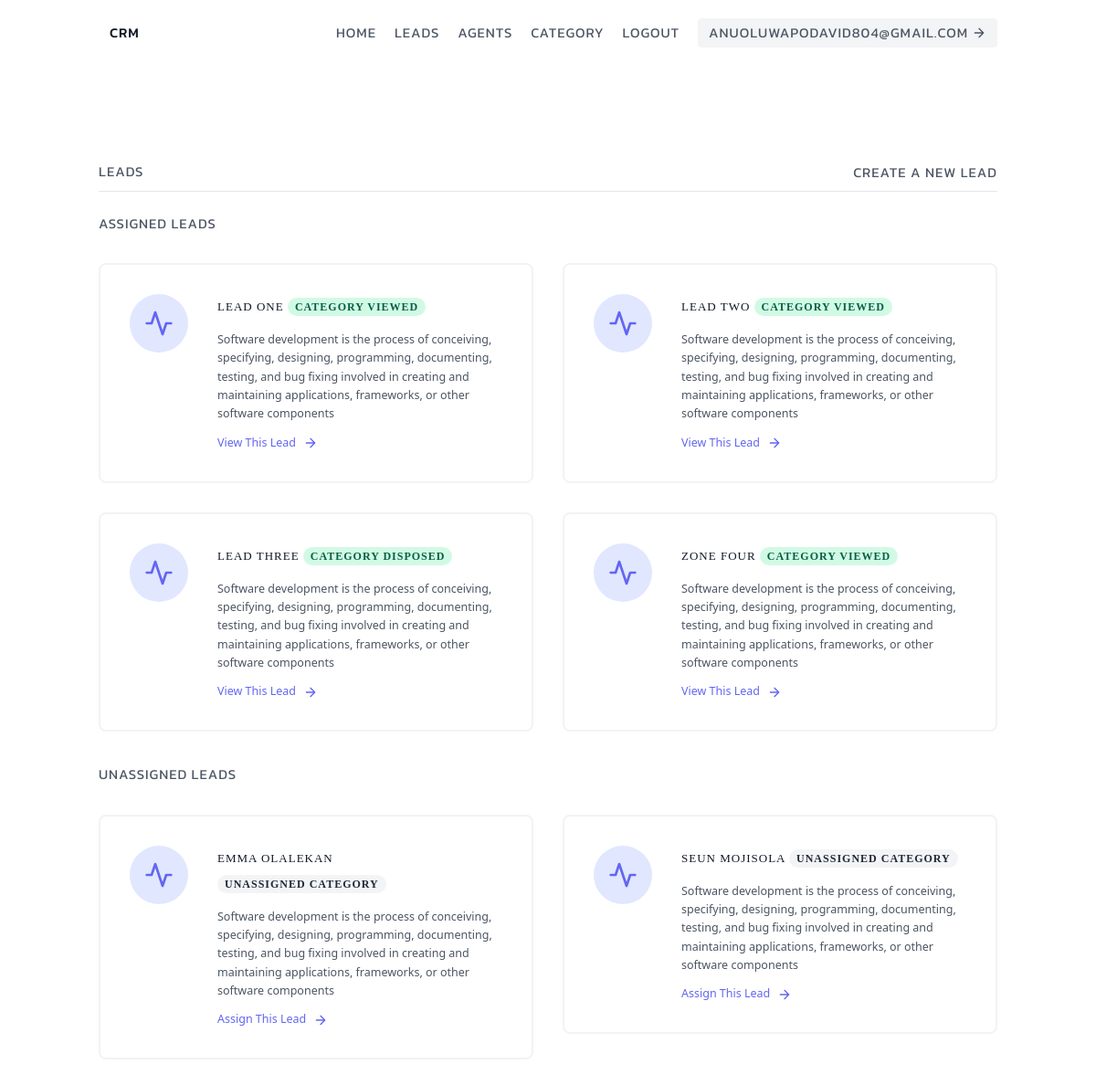
/leads/lead_list/ (signed in), run on the app's committed database.
### Leads/models.py (models this page shows, shortened)
class User(AbstractUser):
    is_orgarnizer = models.BooleanField(default=True)
    is_agent = models.BooleanField(default=False)

class Lead(models.Model):
    first_name = models.CharField(max_length=20)
    last_name = models.CharField(max_length=20)
    age = models.IntegerField(default=0)
    email = models.EmailField(max_length=150)
    description = models.TextField()
    address = models.CharField(max_length=50)
    occupation = models.CharField(max_length=50)
    date_joined = models.DateTimeField(default=timezone.now)
    phone_regex = RegexValidator(regex=r'^\+?1?\d{9,15}$', message="Phone number must be entered in the format: '+999999999'. Up to 15 digits allowed.")
    phone_number = models.CharField(validators=[phone_regex], max_length=17, blank=True)
    agent = models.ForeignKey(Agent,null=True,blank=True,on_delete=models.SET_NULL)
    orgarnization = models.ForeignKey(UserProfile,on_delete=models.CASCADE)
    category = models.ForeignKey(Category,related_name='leads',null=True,blank=True,on_delete=models.SET_NULL)

class Category(models.Model):
    name = models.CharField(max_length=30)
    orgarnization = models.ForeignKey(UserProfile,on_delete=models.CASCADE)
    def __str__(self):
        return f' Category {self.name}'

### Leads/views.py (the view)
# urls.py: path('lead_list/',template_views.LeadList.as_view(),name='lead_list'),
class LeadList(LoginRequiredMixin,generic.ListView):
    context_object_name = 'all_leads'
    template_name = 'Leads/lead_list.html'
    def get_queryset(self):
        user = self.request.user
        if user.is_orgarnizer:
            queryset = Lead.objects.filter(orgarnization = user.userprofile,agent__isnull=False)
        else:
            queryset = Lead.objects.filter(orgarnization = user.agent.orgarnization,agent__isnull=False)
            queryset = queryset.filter(agent__user = user)
        return queryset
    def get_context_data(self, **kwargs):
        context = super(LeadList,self).get_context_data(**kwargs)
        user = self.request.user
        if user.is_orgarnizer:
            queryset = Lead.objects.filter(orgarnization = user.userprofile,agent__isnull=True)
            context.update({'unassigned_leads' : queryset})
        return context

### Leads/templates/Leads/lead_list.html
{% extends 'Leads/base.html' %}
{% block content %}
<section class="text-gray-600 body-font">
    <div class="container px-5 py-24 mx-auto flex flex-wrap">
      <div class="w-full mb-6 py-2 flex justify-between items-center border-b border-gray-200">
        <div>
            <h4 class="font">Leads</h4>
        </div>
        {% if request.user.is_orgarnizer %}
        <div>
          <a class="font hover:text-blue-500" href="{% url 'lead_create' %}">Create A New Lead</a>
      </div>
      {% endif %}
    </div>
      <div class="flex flex-wrap -m-4">
        {% if all_leads  %}
        <div class="p-4 w-full"><h4 class="font">Assigned Leads</h4></div>
        {% for lead in all_leads %}
        <div class="p-4 lg:w-1/2 md:w-full">
          <div class="flex border-2 rounded-lg border-gray-200 border-opacity-50 p-8 sm:flex-row flex-col">
            <div class="w-16 h-16 sm:mr-8 sm:mb-0 mb-4 inline-flex items-center justify-center rounded-full bg-indigo-100 text-indigo-500 flex-shrink-0">
              <svg fill="none" stroke="currentColor" stroke-linecap="round" stroke-linejoin="round" stroke-width="2" class="w-8 h-8" viewBox="0 0 24 24">
                <path d="M22 12h-4l-3 9L9 3l-3 9H2"></path>
              </svg>
            </div>
            <div class="flex-grow">
              <h2 class="text-gray-900 text-lg font-medium mb-3 font2">{{ lead.first_name}} {{lead.last_name}}
                {% if lead.category %}
                <span class="px-2 inline-flex text-xs leading-5 font-semibold rounded-full bg-green-100 text-green-800">
                    {{ lead.category }}
                </span>
              {% else %}
                <span class="px-2 inline-flex text-xs leading-5 font-semibold rounded-full bg-gray-100 text-gray-800">
                    Unassigned Category
                </span>
              {% endif %}
              </h2>
              <p class="leading-relaxed text-base font3">
                {{lead.description}}
            </p>
              <a href="{% url 'lead_detail' pk=lead.pk %}" class="mt-3 text-indigo-500 inline-flex items-center font3">View This Lead
                <svg fill="none" stroke="currentColor" stroke-linecap="round" stroke-linejoin="round" stroke-width="2" class="w-4 h-4 ml-2" viewBox="0 0 24 24">
                  <path d="M5 12h14M12 5l7 7-7 7"></path>
                </svg>
              </a>
            </div>
          </div>
        </div>
        {% endfor %}
        {% endif %}
      </div>
      <div class="mt-5 flex flex-wrap -m-4">
        {% if unassigned_leads.exists %}
        <div class="p-4 w-full"><h4 class="font">Unassigned Leads</h4></div>
        {% for lead in unassigned_leads %}
        <div class="p-4 lg:w-1/2 md:w-full">
          <div class="flex border-2 rounded-lg border-gray-200 border-opacity-50 p-8 sm:flex-row flex-col">
            <div class="w-16 h-16 sm:mr-8 sm:mb-0 mb-4 inline-flex items-center justify-center rounded-full bg-indigo-100 text-indigo-500 flex-shrink-0">
              <svg fill="none" stroke="currentColor" stroke-linecap="round" stroke-linejoin="round" stroke-width="2" class="w-8 h-8" viewBox="0 0 24 24">
                <path d="M22 12h-4l-3 9L9 3l-3 9H2"></path>
              </svg>
            </div>
            <div class="flex-grow">
                <h2 class="text-gray-900 text-lg font-medium mb-3 font2">{{lead.first_name}} {{lead.last_name}}
                  {% if lead.category %}
                  <span class="px-2 inline-flex text-xs leading-5 font-semibold rounded-full bg-green-100 text-green-800">
                      {{ lead.category }}
                  </span>
                {% else %}
                  <span class="px-2 inline-flex text-xs leading-5 font-semibold rounded-full bg-gray-100 text-gray-800">
                      Unassigned Category
                  </span>
                {% endif %}
              </h2>
              <p class="leading-relaxed text-base font3">
                {{lead.description}}
            </p>
              <a href="{% url 'assign_leads' pk=lead.pk %}" class="mt-3 text-indigo-500 inline-flex items-center font3">Assign This Lead
                <svg fill="none" stroke="currentColor" stroke-linecap="round" stroke-linejoin="round" stroke-width="2" class="w-4 h-4 ml-2" viewBox="0 0 24 24">
                  <path d="M5 12h14M12 5l7 7-7 7"></path>
                </svg>
              </a>
            </div>
          </div>
        </div>
        {% endfor %}
        {% endif %}
      </div>
    </div>
  </section>
{% endblock content %}

### Leads/templates/Leads/base.html (shortened to what this page needs)
{% load static %}
<!DOCTYPE html>
<html lang="en">
<head>
    <link href="https://unpkg.com/tailwindcss@^2/dist/tailwind.min.css" rel="stylesheet">
    <link rel="stylesheet" href="https://cdnjs.cloudflare.com/ajax/libs/font-awesome/6.1.1/css/all.min.css">
    <link rel="stylesheet" href="{% static 'Leads/css/main.css' %}">
</head>
<body>
    <div class="max-w-7xl mx-auto">
        {% include 'Leads/navbar.html' %}
        {% block content %}
        {% endblock content %}
    </div>
</body>
</html>

### Leads/templates/Leads/navbar.html (shortened to what this page needs)
<header class="text-gray-600 body-font">
  <div class="container mx-auto flex flex-wrap p-5 flex-col md:flex-row items-center">
      <a class="flex title-font font-medium items-center text-gray-900 mb-4 md:mb-0">
          <span class="ml-3 font">CRM</span>
      </a>
      <nav class="md:ml-auto flex flex-wrap items-center text-base justify-center">
        {% if user.is_authenticated %}
          <a href="{% url 'landing_page' %}" class="mr-5 font">Home</a>
          <a href="{% url 'lead_list' %}" class="mr-5 font">Leads</a>
          {% if request.user.is_orgarnizer %}
          <a href="{% url 'agent_list' %}" class="mr-5 font">Agents</a>
          {% endif %}
          <a href="{% url 'category_list' %}" class="mr-5 font">Category</a>
          <a href="{% url 'logout' %}" class="mr-5 font">LogOut</a>
          <span class="inline-flex items-center bg-gray-100 border-0 py-1 px-3 focus:outline-none hover:bg-gray-200 rounded text-base mt-4 md:mt-0 font">{{user.email}}
            <svg fill="none" stroke="currentColor" stroke-linecap="round" stroke-linejoin="round" stroke-width="2" class="w-4 h-4 ml-1" viewBox="0 0 24 24">
              <path d="M5 12h14M12 5l7 7-7 7"></path>
            </svg>
          </span>
    {% endif %}
  </nav>
  </div>
</header>

### Leads/static/Leads/css/main.css (style rules this page uses)
.font { font-family: 'Kanit', sans-serif !important; text-transform:uppercase; letter-spacing:1px; font-size:15px; }
.font2 { font-family:'Times New Roman', Times, serif; font-size:13px; letter-spacing:1px; text-transform: uppercase; }
.font3 { font-size:12.5px; }

### data on the page
User: email "ANUOLUWAPODAVID804@GMAIL.COM"
Lead: first_name "LEAD", last_name "ONE", category "CATEGORY VIEWED", description "Software development is the process of conceiving, specifying, designing, programming, documenting, testing, and bug fixing involved in creating and maintaining applications, frameworks, or other software components"
Lead: first_name "LEAD", last_name "TWO", category "CATEGORY VIEWED", description "Software development is the process of conceiving, specifying, designing, programming, documenting, testing, and bug fixing involved in creating and maintaining applications, frameworks, or other software components"
Lead: first_name "LEAD", last_name "THREE", category "CATEGORY DISPOSED", description "Software development is the process of conceiving, specifying, designing, programming, documenting, testing, and bug fixing involved in creating and maintaining applications, frameworks, or other software components"
Lead: first_name "ZONE", last_name "FOUR", category "CATEGORY VIEWED", description "Software development is the process of conceiving, specifying, designing, programming, documenting, testing, and bug fixing involved in creating and maintaining applications, frameworks, or other software components"
Lead: first_name "EMMA", last_name "OLALEKAN", shows "UNASSIGNED CATEGORY", description "Software development is the process of conceiving, specifying, designing, programming, documenting, testing, and bug fixing involved in creating and maintaining applications, frameworks, or other software components"
Lead: first_name "SEUN", last_name "MOJISOLA", shows "UNASSIGNED CATEGORY", description "Software development is the process of conceiving, specifying, designing, programming, documenting, testing, and bug fixing involved in creating and maintaining applications, frameworks, or other software components"
